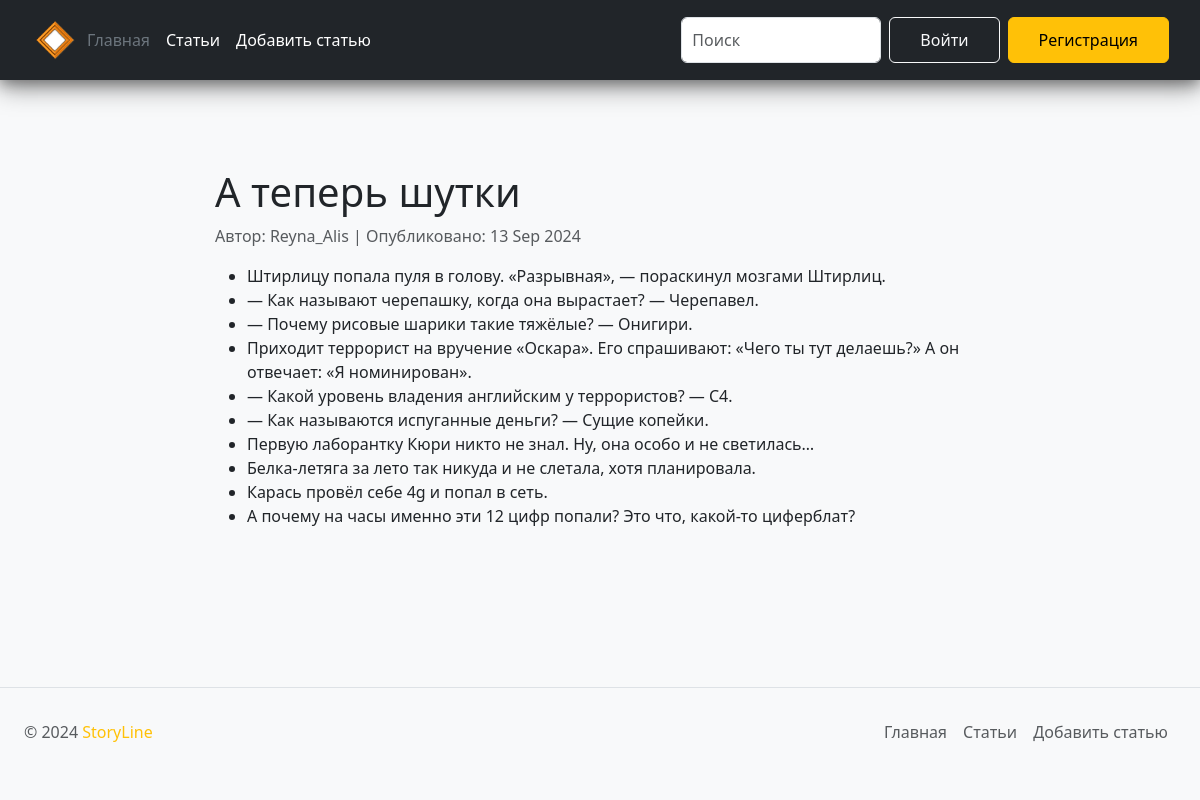
Screenshot of /post/2 with the database file from the repository.
### models.py (models this page shows)
class Post(db.Model):
    id = db.Column(db.Integer, primary_key=True)
    title = db.Column(db.String(300), nullable=False)
    text = db.Column(db.Text(300), nullable=False)
    author = db.Column(db.String(100), nullable=False)
    date_posted = db.Column(db.DateTime, nullable=False, default=lambda: datetime.now(timezone.utc))

### app.py (the view)
@app.route("/post/<int:post_id>")
def post_detail(post_id):
    post = Post.query.get_or_404(post_id)
    return render_template('post_detail.html', post=post)

### templates/post_detail.html (shortened to what this page needs)
{% extends 'base.html' %}
{% block content %}
<div class="container mt-5" style="max-width: 800px;">
    <article class="post">
        <h1>{{ post.title }}</h1>
        <p class="text-muted">Автор: {{ post.author }} | Опубликовано: {{ post.date_posted.strftime('%d %b %Y') }}</p>
        <div>{{ post.text | safe }}</div>
    </article>
</div>
{% endblock %}

### static/css/main.css (style rules this page uses)
* { box-sizing: border-box; }
.container { width: 100%; max-width: 1200px; margin: 0 auto; padding: 0 15px; }

### rows the page displays
Post: title "А теперь шутки", author "Reyna_Alis", date_posted "13 Sep 2024", text "Штирлицу попала пуля в голову. «Разрывная», — пораскинул мозгами Штирлиц. — Как называют черепашку, когда она вырастает? — Черепавел. — Почему рисовые шарики такие тяжёлые? — Онигири. Приходит террорист на вручение «Оскара». Его спрашивают: «Чего ты тут делаешь?» А он отвечает: «Я номинирован». — Какой уровень владения английским у террористов? — C4. — Как называются испуганные деньги? — Сущие копейки. Первую лаборантку Кюри никто не знал. Ну, она особо и не светилась… Белка-летяга за лето так никуда и не слетала, хотя планировала. Карась провёл себе 4g и попал в сеть. А почему на часы именно эти 12 цифр попали? Это что, какой-то циферблат?"
